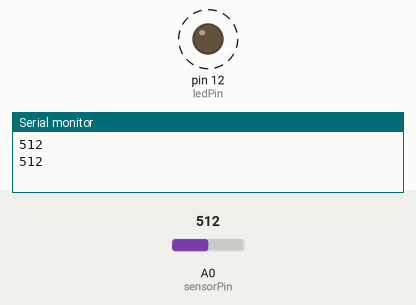
Recording of a sketch running on a simulated Arduino Uno, built with avr-gcc and run on an emulated ATmega328P. Parts: output pins drawn as LEDs (lit = HIGH), the last lines printed to the serial monitor. Dashed ring = blinking. The inputs (shaded band) are chosen by the test bench; at power-on: A0 (sensorPin) = 512.

Above: at 1.8 s.
1.9 s: A0 (sensorPin) set to 306
At 2.2 s:
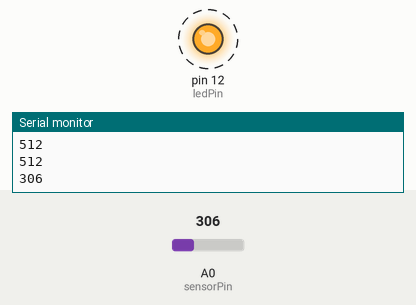
5.4 s: A0 (sensorPin) set to 122
At 5.56 s:
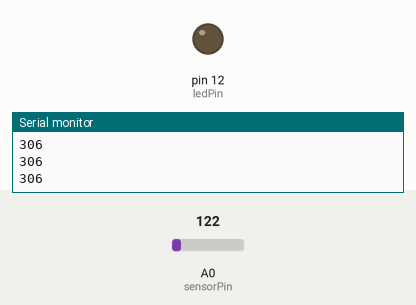
Timing chart, 0 to 14.9 s (numbered marks = the images above; inputs shaded):
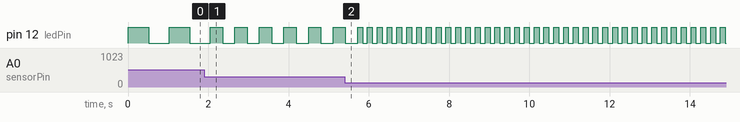

The sketch:

sketch_analoginput_wphotocell_feb11a.ino
```cpp
int sensorPin = A0;
int ledPin = 12;
int sensorValue = 0;

void setup() {
  Serial.begin(9600);
  pinMode(ledPin, OUTPUT);
}

void loop () {

  sensorValue = analogRead(sensorPin);
  Serial.println(sensorValue);
  digitalWrite(ledPin, HIGH);
  delay(sensorValue);
  digitalWrite(ledPin, LOW);
  delay(sensorValue);
}
```

Measured:
- after the input at 1.9 s, pin 12 (ledPin): alternates HIGH for 0.31 s and LOW for 0.31 s, starting after 0.46 s
- by itself, pin 12 (ledPin): alternates HIGH for 0.51 s and LOW for 0.51 s
